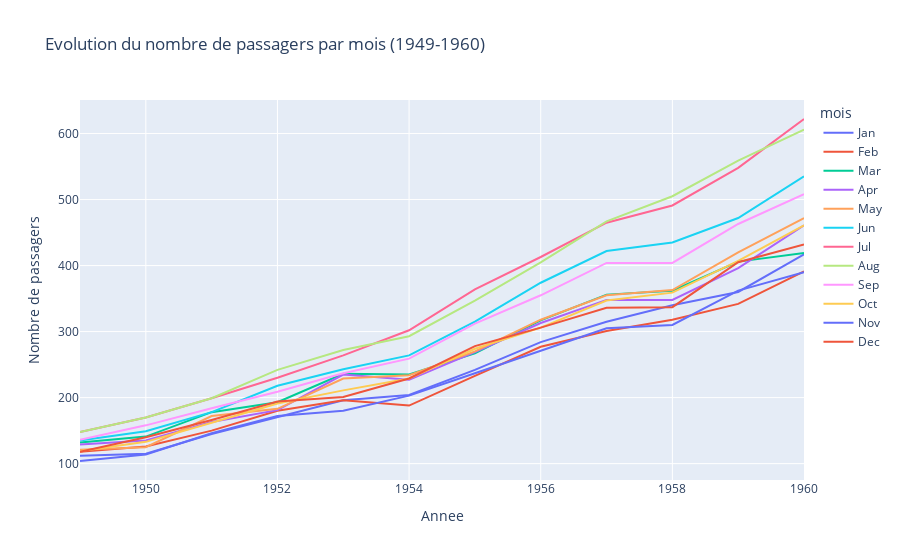

Notebook source saved alongside this figure:
### Code cell
# Chargement du dataset flights

flights = sns.load_dataset("flights")

# Creons un graphique interactif

fig = px.line(flights,
             x = "year",
             y = "passengers",
             color = "month",
             title = "Evolution du nombre de passagers par mois (1949-1960)",
             labels = {"year" : "Annee", "passengers" : "Nombre de passagers", "month" : "mois"})

# Affichons le graphique interactif

fig.show()

### Figure 1 — Plotly figure (JSON) as saved in the notebook; plotly's stock layout.template omitted (floating-point values rounded to 4 significant figures)
{"data": [{"hovertemplate": "mois=Jan<br>Annee=%{x}<br>Nombre de passagers=%{y}<extra></extra>", "legendgroup": "Jan", "line": {"color": "#636efa", "dash": "solid"}, "marker": {"symbol": "circle"}, "mode": "lines", "name": "Jan", "orientation": "v", "showlegend": true, "type": "scatter", "x": [1949, 1950, 1951, 1952, 1953, 1954, 1955, 1956, 1957, 1958, 1959, 1960], "xaxis": "x", "y": [112, 115, 145, 171, 196, 204, 242, 284, 315, 340, 360, 417], "yaxis": "y"}, {"hovertemplate": "mois=Feb<br>Annee=%{x}<br>Nombre de passagers=%{y}<extra></extra>", "legendgroup": "Feb", "line": {"color": "#EF553B", "dash": "solid"}, "marker": {"symbol": "circle"}, "mode": "lines", "name": "Feb", "orientation": "v", "showlegend": true, "type": "scatter", "x": [1949, 1950, 1951, 1952, 1953, 1954, 1955, 1956, 1957, 1958, 1959, 1960], "xaxis": "x", "y": [118, 126, 150, 180, 196, 188, 233, 277, 301, 318, 342, 391], "yaxis": "y"}, {"hovertemplate": "mois=Mar<br>Annee=%{x}<br>Nombre de passagers=%{y}<extra></extra>", "legendgroup": "Mar", "line": {"color": "#00cc96", "dash": "solid"}, "marker": {"symbol": "circle"}, "mode": "lines", "name": "Mar", "orientation": "v", "showlegend": true, "type": "scatter", "x": [1949, 1950, 1951, 1952, 1953, 1954, 1955, 1956, 1957, 1958, 1959, 1960], "xaxis": "x", "y": [132, 141, 178, 193, 236, 235, 267, 317, 356, 362, 406, 419], "yaxis": "y"}, {"hovertemplate": "mois=Apr<br>Annee=%{x}<br>Nombre de passagers=%{y}<extra></extra>", "legendgroup": "Apr", "line": {"color": "#ab63fa", "dash": "solid"}, "marker": {"symbol": "circle"}, "mode": "lines", "name": "Apr", "orientation": "v", "showlegend": true, "type": "scatter", "x": [1949, 1950, 1951, 1952, 1953, 1954, 1955, 1956, 1957, 1958, 1959, 1960], "xaxis": "x", "y": [129, 135, 163, 181, 235, 227, 269, 313, 348, 348, 396, 461], "yaxis": "y"}, {"hovertemplate": "mois=May<br>Annee=%{x}<br>Nombre de passagers=%{y}<extra></extra>", "legendgroup": "May", "line": {"color": "#FFA15A", "dash": "solid"}, "marker": {"symbol": "circle"}, "mode": "lines", "name": "May", "orientation": "v", "showlegend": true, "type": "scatter", "x": [1949, 1950, 1951, 1952, 1953, 1954, 1955, 1956, 1957, 1958, 1959, 1960], "xaxis": "x", "y": [121, 125, 172, 183, 229, 234, 270, 318, 355, 363, 420, 472], "yaxis": "y"}, {"hovertemplate": "mois=Jun<br>Annee=%{x}<br>Nombre de passagers=%{y}<extra></extra>", "legendgroup": "Jun", "line": {"color": "#19d3f3", "dash": "solid"}, "marker": {"symbol": "circle"}, "mode": "lines", "name": "Jun", "orientation": "v", "showlegend": true, "type": "scatter", "x": [1949, 1950, 1951, 1952, 1953, 1954, 1955, 1956, 1957, 1958, 1959, 1960], "xaxis": "x", "y": [135, 149, 178, 218, 243, 264, 315, 374, 422, 435, 472, 535], "yaxis": "y"}, {"hovertemplate": "mois=Jul<br>Annee=%{x}<br>Nombre de passagers=%{y}<extra></extra>", "legendgroup": "Jul", "line": {"color": "#FF6692", "dash": "solid"}, "marker": {"symbol": "circle"}, "mode": "lines", "name": "Jul", "orientation": "v", "showlegend": true, "type": "scatter", "x": [1949, 1950, 1951, 1952, 1953, 1954, 1955, 1956, 1957, 1958, 1959, 1960], "xaxis": "x", "y": [148, 170, 199, 230, 264, 302, 364, 413, 465, 491, 548, 622], "yaxis": "y"}, {"hovertemplate": "mois=Aug<br>Annee=%{x}<br>Nombre de passagers=%{y}<extra></extra>", "legendgroup": "Aug", "line": {"color": "#B6E880", "dash": "solid"}, "marker": {"symbol": "circle"}, "mode": "lines", "name": "Aug", "orientation": "v", "showlegend": true, "type": "scatter", "x": [1949, 1950, 1951, 1952, 1953, 1954, 1955, 1956, 1957, 1958, 1959, 1960], "xaxis": "x", "y": [148, 170, 199, 242, 272, 293, 347, 405, 467, 505, 559, 606], "yaxis": "y"}, {"hovertemplate": "mois=Sep<br>Annee=%{x}<br>Nombre de passagers=%{y}<extra></extra>", "legendgroup": "Sep", "line": {"color": "#FF97FF", "dash": "solid"}, "marker": {"symbol": "circle"}, "mode": "lines", "name": "Sep", "orientation": "v", "showlegend": true, "type": "scatter", "x": [1949, 1950, 1951, 1952, 1953, 1954, 1955, 1956, 1957, 1958, 1959, 1960], "xaxis": "x", "y": [136, 158, 184, 209, 237, 259, 312, 355, 404, 404, 463, 508], "yaxis": "y"}, {"hovertemplate": "mois=Oct<br>Annee=%{x}<br>Nombre de passagers=%{y}<extra></extra>", "legendgroup": "Oct", "line": {"color": "#FECB52", "dash": "solid"}, "marker": {"symbol": "circle"}, "mode": "lines", "name": "Oct", "orientation": "v", "showlegend": true, "type": "scatter", "x": [1949, 1950, 1951, 1952, 1953, 1954, 1955, 1956, 1957, 1958, 1959, 1960], "xaxis": "x", "y": [119, 133, 162, 191, 211, 229, 274, 306, 347, 359, 407, 461], "yaxis": "y"}, {"hovertemplate": "mois=Nov<br>Annee=%{x}<br>Nombre de passagers=%{y}<extra></extra>", "legendgroup": "Nov", "line": {"color": "#636efa", "dash": "solid"}, "marker": {"symbol": "circle"}, "mode": "lines", "name": "Nov", "orientation": "v", "showlegend": true, "type": "scatter", "x": [1949, 1950, 1951, 1952, 1953, 1954, 1955, 1956, 1957, 1958, 1959, 1960], "xaxis": "x", "y": [104, 114, 146, 172, 180, 203, 237, 271, 305, 310, 362, 390], "yaxis": "y"}, {"hovertemplate": "mois=Dec<br>Annee=%{x}<br>Nombre de passagers=%{y}<extra></extra>", "legendgroup": "Dec", "line": {"color": "#EF553B", "dash": "solid"}, "marker": {"symbol": "circle"}, "mode": "lines", "name": "Dec", "orientation": "v", "showlegend": true, "type": "scatter", "x": [1949, 1950, 1951, 1952, 1953, 1954, 1955, 1956, 1957, 1958, 1959, 1960], "xaxis": "x", "y": [118, 140, 166, 194, 201, 229, 278, 306, 336, 337, 405, 432], "yaxis": "y"}], "layout": {"legend": {"title": {"text": "mois"}, "tracegroupgap": 0}, "title": {"text": "Evolution du nombre de passagers par mois (1949-1960)"}, "xaxis": {"anchor": "y", "domain": [0, 1], "title": {"text": "Annee"}}, "yaxis": {"anchor": "x", "domain": [0, 1], "title": {"text": "Nombre de passagers"}}}}
